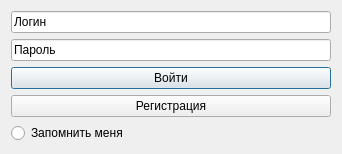
<?xml version="1.0" encoding="UTF-8"?>
<ui version="4.0">
 <class>Form</class>
 <widget class="QDialog" name="Form">
  <property name="geometry">
   <rect>
    <x>0</x>
    <y>0</y>
    <width>342</width>
    <height>153</height>
   </rect>
  </property>
  <property name="windowTitle">
   <string>Form</string>
  </property>
  <layout class="QVBoxLayout" name="verticalLayout">
   <item>
    <widget class="QLineEdit" name="login_line">
     <property name="inputMask">
      <string>Логин</string>
     </property>
     <property name="text">
      <string>Логин</string>
     </property>
    </widget>
   </item>
   <item>
    <widget class="QLineEdit" name="pass_line">
     <property name="text">
      <string>Пароль</string>
     </property>
    </widget>
   </item>
   <item>
    <widget class="QPushButton" name="enter_Button">
     <property name="text">
      <string>Войти</string>
     </property>
    </widget>
   </item>
   <item>
    <widget class="QPushButton" name="reg_Button_2">
     <property name="text">
      <string>Регистрация</string>
     </property>
    </widget>
   </item>
   <item>
    <widget class="QRadioButton" name="radioButton">
     <property name="text">
      <string>Запомнить меня</string>
     </property>
    </widget>
   </item>
  </layout>
 </widget>
 <resources/>
 <connections/>
</ui>
